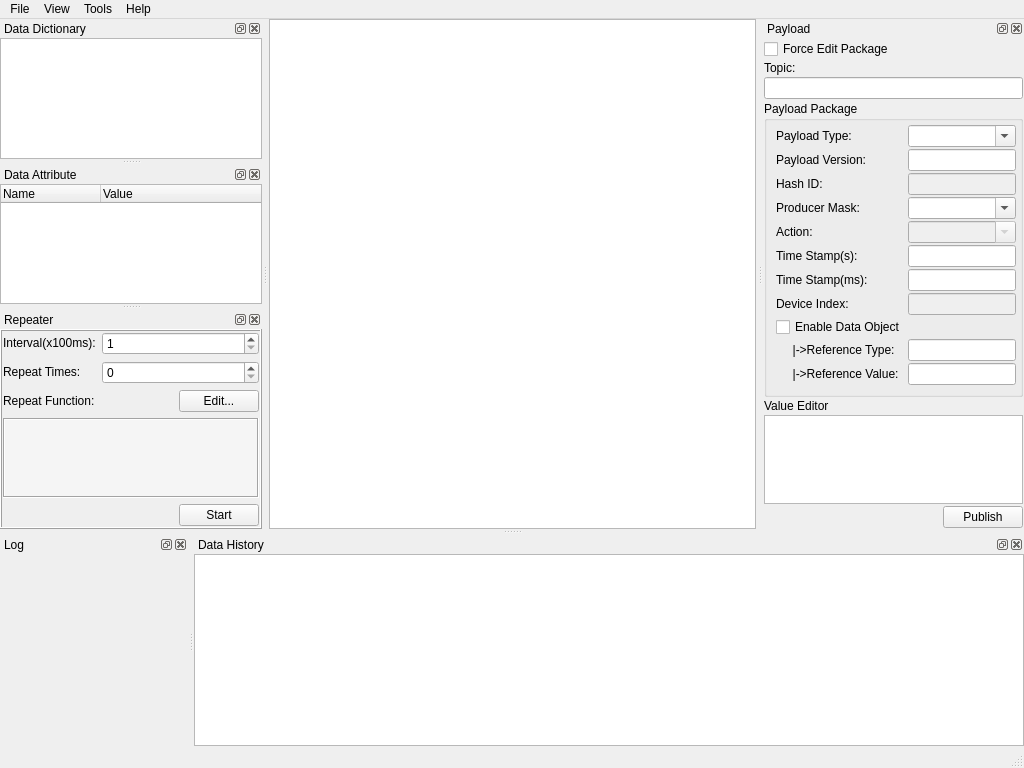
<?xml version="1.0" encoding="UTF-8"?>
<ui version="4.0">
 <class>MainWindow</class>
 <widget class="QMainWindow" name="MainWindow">
  <property name="geometry">
   <rect>
    <x>0</x>
    <y>0</y>
    <width>1024</width>
    <height>768</height>
   </rect>
  </property>
  <property name="windowTitle">
   <string>Simulator</string>
  </property>
  <property name="windowIcon">
   <iconset resource="UiResource.qrc">
    <normaloff>:/ico/ico/MainWindowIcon.ico</normaloff>:/ico/ico/MainWindowIcon.ico</iconset>
  </property>
  <property name="dockOptions">
   <set>QMainWindow::AllowTabbedDocks|QMainWindow::AnimatedDocks</set>
  </property>
  <widget class="QWidget" name="centralwidget">
   <layout class="QGridLayout" name="gridLayout_3">
    <property name="leftMargin">
     <number>1</number>
    </property>
    <property name="topMargin">
     <number>0</number>
    </property>
    <property name="rightMargin">
     <number>1</number>
    </property>
    <property name="bottomMargin">
     <number>0</number>
    </property>
    <item row="0" column="0">
     <widget class="QTableView" name="data_monitor_table_view">
      <property name="font">
       <font>
        <family>Consolas</family>
        <pointsize>9</pointsize>
       </font>
      </property>
      <property name="styleSheet">
       <string notr="true">alternate-background-color: rgb(249, 255, 247);
gridline-color: rgb(85, 170, 127);</string>
      </property>
      <property name="editTriggers">
       <set>QAbstractItemView::NoEditTriggers</set>
      </property>
      <property name="alternatingRowColors">
       <bool>true</bool>
      </property>
      <property name="selectionMode">
       <enum>QAbstractItemView::SingleSelection</enum>
      </property>
      <property name="selectionBehavior">
       <enum>QAbstractItemView::SelectRows</enum>
      </property>
      <property name="gridStyle">
       <enum>Qt::SolidLine</enum>
      </property>
      <attribute name="horizontalHeaderStretchLastSection">
       <bool>true</bool>
      </attribute>
     </widget>
    </item>
   </layout>
  </widget>
  <widget class="QMenuBar" name="menubar">
   <property name="geometry">
    <rect>
     <x>0</x>
     <y>0</y>
     <width>1024</width>
     <height>21</height>
    </rect>
   </property>
   <widget class="QMenu" name="menuFile">
    <property name="title">
     <string>File</string>
    </property>
    <addaction name="actionImport"/>
    <addaction name="separator"/>
    <addaction name="actionSettings"/>
    <addaction name="separator"/>
    <addaction name="actionConnect_Broker"/>
    <addaction name="separator"/>
    <addaction name="actionExit"/>
   </widget>
   <widget class="QMenu" name="menuView">
    <property name="title">
     <string>View</string>
    </property>
   </widget>
   <widget class="QMenu" name="menuHelp">
    <property name="title">
     <string>Help</string>
    </property>
    <addaction name="actionAbout"/>
   </widget>
   <widget class="QMenu" name="menuTools">
    <property name="title">
     <string>Tools</string>
    </property>
   </widget>
   <addaction name="menuFile"/>
   <addaction name="menuView"/>
   <addaction name="menuTools"/>
   <addaction name="menuHelp"/>
  </widget>
  <widget class="QStatusBar" name="statusbar"/>
  <widget class="QDockWidget" name="data_dictionary_dock_widget">
   <property name="features">
    <set>QDockWidget::AllDockWidgetFeatures</set>
   </property>
   <property name="windowTitle">
    <string>Data Dictionary</string>
   </property>
   <attribute name="dockWidgetArea">
    <number>1</number>
   </attribute>
   <widget class="QWidget" name="dockWidgetContents">
    <layout class="QGridLayout" name="gridLayout">
     <property name="leftMargin">
      <number>0</number>
     </property>
     <property name="topMargin">
      <number>0</number>
     </property>
     <property name="rightMargin">
      <number>0</number>
     </property>
     <property name="bottomMargin">
      <number>0</number>
     </property>
     <item row="0" column="0">
      <widget class="QTreeView" name="data_dictionary_tree_view">
       <property name="editTriggers">
        <set>QAbstractItemView::NoEditTriggers</set>
       </property>
       <property name="alternatingRowColors">
        <bool>true</bool>
       </property>
       <property name="sortingEnabled">
        <bool>true</bool>
       </property>
       <property name="animated">
        <bool>true</bool>
       </property>
       <attribute name="headerVisible">
        <bool>false</bool>
       </attribute>
      </widget>
     </item>
    </layout>
   </widget>
  </widget>
  <widget class="QDockWidget" name="log_dock_widget">
   <property name="features">
    <set>QDockWidget::AllDockWidgetFeatures</set>
   </property>
   <property name="windowTitle">
    <string>Log</string>
   </property>
   <attribute name="dockWidgetArea">
    <number>8</number>
   </attribute>
   <widget class="QWidget" name="dockWidgetContents_2">
    <layout class="QGridLayout" name="gridLayout_2">
     <property name="leftMargin">
      <number>0</number>
     </property>
     <property name="topMargin">
      <number>0</number>
     </property>
     <property name="rightMargin">
      <number>0</number>
     </property>
     <property name="bottomMargin">
      <number>0</number>
     </property>
    </layout>
   </widget>
  </widget>
  <widget class="QDockWidget" name="data_attribute_dock_widget">
   <property name="features">
    <set>QDockWidget::AllDockWidgetFeatures</set>
   </property>
   <property name="windowTitle">
    <string>Data Attribute</string>
   </property>
   <attribute name="dockWidgetArea">
    <number>1</number>
   </attribute>
   <widget class="QWidget" name="dockWidgetContents_3">
    <layout class="QGridLayout" name="gridLayout_4">
     <property name="leftMargin">
      <number>0</number>
     </property>
     <property name="topMargin">
      <number>0</number>
     </property>
     <property name="rightMargin">
      <number>0</number>
     </property>
     <property name="bottomMargin">
      <number>0</number>
     </property>
     <item row="0" column="0">
      <widget class="QTreeWidget" name="data_attribute_tree_widget">
       <property name="editTriggers">
        <set>QAbstractItemView::NoEditTriggers</set>
       </property>
       <property name="alternatingRowColors">
        <bool>true</bool>
       </property>
       <column>
        <property name="text">
         <string>Name</string>
        </property>
       </column>
       <column>
        <property name="text">
         <string>Value</string>
        </property>
       </column>
      </widget>
     </item>
    </layout>
   </widget>
  </widget>
  <widget class="QDockWidget" name="repeater_dock_widget">
   <property name="features">
    <set>QDockWidget::AllDockWidgetFeatures</set>
   </property>
   <property name="windowTitle">
    <string>Repeater</string>
   </property>
   <attribute name="dockWidgetArea">
    <number>1</number>
   </attribute>
   <widget class="QWidget" name="dockWidgetContents_6">
    <layout class="QGridLayout" name="gridLayout_8">
     <property name="leftMargin">
      <number>0</number>
     </property>
     <property name="topMargin">
      <number>0</number>
     </property>
     <property name="rightMargin">
      <number>0</number>
     </property>
     <property name="bottomMargin">
      <number>0</number>
     </property>
     <item row="0" column="0">
      <widget class="QFrame" name="frame">
       <property name="frameShape">
        <enum>QFrame::Box</enum>
       </property>
       <property name="frameShadow">
        <enum>QFrame::Raised</enum>
       </property>
       <layout class="QGridLayout" name="gridLayout_9">
        <property name="leftMargin">
         <number>1</number>
        </property>
        <property name="topMargin">
         <number>1</number>
        </property>
        <property name="rightMargin">
         <number>1</number>
        </property>
        <property name="bottomMargin">
         <number>1</number>
        </property>
        <item row="3" column="0" colspan="3">
         <widget class="QPlainTextEdit" name="user_function_plain_text_edit">
          <property name="sizePolicy">
           <sizepolicy hsizetype="Expanding" vsizetype="Expanding">
            <horstretch>0</horstretch>
            <verstretch>0</verstretch>
           </sizepolicy>
          </property>
          <property name="font">
           <font>
            <family>Courier New</family>
           </font>
          </property>
          <property name="styleSheet">
           <string notr="true">background-color: rgb(245, 245, 245);</string>
          </property>
          <property name="frameShape">
           <enum>QFrame::Box</enum>
          </property>
          <property name="lineWrapMode">
           <enum>QPlainTextEdit::NoWrap</enum>
          </property>
          <property name="readOnly">
           <bool>false</bool>
          </property>
          <property name="textInteractionFlags">
           <set>Qt::TextEditorInteraction</set>
          </property>
         </widget>
        </item>
        <item row="1" column="0">
         <widget class="QLabel" name="label_2">
          <property name="sizePolicy">
           <sizepolicy hsizetype="Fixed" vsizetype="Fixed">
            <horstretch>0</horstretch>
            <verstretch>0</verstretch>
           </sizepolicy>
          </property>
          <property name="text">
           <string>Repeat Times:</string>
          </property>
         </widget>
        </item>
        <item row="0" column="0">
         <widget class="QLabel" name="label">
          <property name="sizePolicy">
           <sizepolicy hsizetype="Fixed" vsizetype="Fixed">
            <horstretch>0</horstretch>
            <verstretch>0</verstretch>
           </sizepolicy>
          </property>
          <property name="text">
           <string>Interval(x100ms):</string>
          </property>
         </widget>
        </item>
        <item row="2" column="0">
         <widget class="QLabel" name="label_3">
          <property name="sizePolicy">
           <sizepolicy hsizetype="Fixed" vsizetype="Fixed">
            <horstretch>0</horstretch>
            <verstretch>0</verstretch>
           </sizepolicy>
          </property>
          <property name="text">
           <string>Repeat Function:</string>
          </property>
         </widget>
        </item>
        <item row="4" column="2">
         <widget class="QPushButton" name="repeater_push_button">
          <property name="sizePolicy">
           <sizepolicy hsizetype="Fixed" vsizetype="Fixed">
            <horstretch>0</horstretch>
            <verstretch>0</verstretch>
           </sizepolicy>
          </property>
          <property name="text">
           <string>Start</string>
          </property>
         </widget>
        </item>
        <item row="2" column="2">
         <widget class="QPushButton" name="edit_user_function_push_button">
          <property name="sizePolicy">
           <sizepolicy hsizetype="Fixed" vsizetype="Fixed">
            <horstretch>0</horstretch>
            <verstretch>0</verstretch>
           </sizepolicy>
          </property>
          <property name="text">
           <string>Edit...</string>
          </property>
         </widget>
        </item>
        <item row="4" column="1">
         <spacer name="horizontalSpacer">
          <property name="orientation">
           <enum>Qt::Horizontal</enum>
          </property>
          <property name="sizeHint" stdset="0">
           <size>
            <width>40</width>
            <height>20</height>
           </size>
          </property>
         </spacer>
        </item>
        <item row="1" column="1" colspan="2">
         <widget class="QSpinBox" name="repeate_times_spin_box">
          <property name="sizePolicy">
           <sizepolicy hsizetype="Expanding" vsizetype="Fixed">
            <horstretch>0</horstretch>
            <verstretch>0</verstretch>
           </sizepolicy>
          </property>
         </widget>
        </item>
        <item row="0" column="1" colspan="2">
         <widget class="QSpinBox" name="interval_spin_box">
          <property name="sizePolicy">
           <sizepolicy hsizetype="Expanding" vsizetype="Fixed">
            <horstretch>0</horstretch>
            <verstretch>0</verstretch>
           </sizepolicy>
          </property>
          <property name="minimum">
           <number>1</number>
          </property>
          <property name="maximum">
           <number>100</number>
          </property>
          <property name="value">
           <number>1</number>
          </property>
         </widget>
        </item>
       </layout>
      </widget>
     </item>
    </layout>
   </widget>
  </widget>
  <widget class="QDockWidget" name="data_history_dock_widget">
   <property name="features">
    <set>QDockWidget::AllDockWidgetFeatures</set>
   </property>
   <property name="windowTitle">
    <string>Data History</string>
   </property>
   <attribute name="dockWidgetArea">
    <number>8</number>
   </attribute>
   <widget class="QWidget" name="dockWidgetContents_7">
    <layout class="QGridLayout" name="gridLayout_7">
     <property name="leftMargin">
      <number>0</number>
     </property>
     <property name="topMargin">
      <number>0</number>
     </property>
     <property name="rightMargin">
      <number>0</number>
     </property>
     <property name="bottomMargin">
      <number>0</number>
     </property>
     <item row="0" column="0">
      <widget class="QTreeView" name="history_data_display_tree_view">
       <property name="alternatingRowColors">
        <bool>true</bool>
       </property>
       <property name="selectionMode">
        <enum>QAbstractItemView::NoSelection</enum>
       </property>
       <property name="animated">
        <bool>true</bool>
       </property>
       <property name="allColumnsShowFocus">
        <bool>true</bool>
       </property>
      </widget>
     </item>
    </layout>
   </widget>
  </widget>
  <widget class="QDockWidget" name="payload_dock_widget">
   <property name="features">
    <set>QDockWidget::AllDockWidgetFeatures</set>
   </property>
   <property name="windowTitle">
    <string>Payload</string>
   </property>
   <attribute name="dockWidgetArea">
    <number>2</number>
   </attribute>
   <widget class="QWidget" name="dockWidgetContents_8">
    <layout class="QGridLayout" name="gridLayout_6">
     <property name="leftMargin">
      <number>1</number>
     </property>
     <property name="topMargin">
      <number>1</number>
     </property>
     <property name="rightMargin">
      <number>1</number>
     </property>
     <property name="bottomMargin">
      <number>1</number>
     </property>
     <property name="verticalSpacing">
      <number>2</number>
     </property>
     <item row="3" column="0" colspan="2">
      <widget class="QGroupBox" name="groupBox">
       <property name="title">
        <string>Payload Package</string>
       </property>
       <layout class="QGridLayout" name="gridLayout_5">
        <property name="topMargin">
         <number>4</number>
        </property>
        <property name="rightMargin">
         <number>4</number>
        </property>
        <property name="spacing">
         <number>2</number>
        </property>
        <item row="10" column="0">
         <widget class="QLabel" name="reference_type_label">
          <property name="text">
           <string>     |-&gt;Reference Type:</string>
          </property>
         </widget>
        </item>
        <item row="0" column="0">
         <widget class="QLabel" name="label_5">
          <property name="text">
           <string>Payload Type:</string>
          </property>
         </widget>
        </item>
        <item row="3" column="1">
         <widget class="QComboBox" name="producer_mask_combo_box">
          <property name="editable">
           <bool>true</bool>
          </property>
          <property name="insertPolicy">
           <enum>QComboBox::NoInsert</enum>
          </property>
         </widget>
        </item>
        <item row="1" column="0">
         <widget class="QLabel" name="label_6">
          <property name="text">
           <string>Payload Version:</string>
          </property>
         </widget>
        </item>
        <item row="3" column="0">
         <widget class="QLabel" name="label_8">
          <property name="text">
           <string>Producer Mask:</string>
          </property>
         </widget>
        </item>
        <item row="6" column="0">
         <widget class="QLabel" name="label_11">
          <property name="text">
           <string>Time Stamp(ms):</string>
          </property>
         </widget>
        </item>
        <item row="7" column="0">
         <widget class="QLabel" name="label_12">
          <property name="text">
           <string>Device Index:</string>
          </property>
         </widget>
        </item>
        <item row="5" column="0">
         <widget class="QLabel" name="label_10">
          <property name="text">
           <string>Time Stamp(s):</string>
          </property>
         </widget>
        </item>
        <item row="2" column="0">
         <widget class="QLabel" name="label_7">
          <property name="text">
           <string>Hash ID:</string>
          </property>
         </widget>
        </item>
        <item row="2" column="1">
         <widget class="QLineEdit" name="hash_id_line_edit">
          <property name="enabled">
           <bool>false</bool>
          </property>
         </widget>
        </item>
        <item row="1" column="1">
         <widget class="QLineEdit" name="payoad_version_line_edit"/>
        </item>
        <item row="0" column="1">
         <widget class="QComboBox" name="payload_type_combo_box">
          <property name="editable">
           <bool>true</bool>
          </property>
          <property name="insertPolicy">
           <enum>QComboBox::NoInsert</enum>
          </property>
         </widget>
        </item>
        <item row="11" column="0">
         <widget class="QLabel" name="reference_value_label">
          <property name="text">
           <string>     |-&gt;Reference Value:</string>
          </property>
         </widget>
        </item>
        <item row="4" column="0">
         <widget class="QLabel" name="label_9">
          <property name="text">
           <string>Action:</string>
          </property>
         </widget>
        </item>
        <item row="8" column="0">
         <widget class="QCheckBox" name="enable_data_object_check_box">
          <property name="text">
           <string>Enable Data Object</string>
          </property>
         </widget>
        </item>
        <item row="4" column="1">
         <widget class="QComboBox" name="action_combo_box">
          <property name="enabled">
           <bool>false</bool>
          </property>
          <property name="editable">
           <bool>true</bool>
          </property>
          <property name="insertPolicy">
           <enum>QComboBox::NoInsert</enum>
          </property>
         </widget>
        </item>
        <item row="5" column="1">
         <widget class="QLineEdit" name="time_stamp_s_line_edit"/>
        </item>
        <item row="6" column="1">
         <widget class="QLineEdit" name="time_stamp_ms_line_edit"/>
        </item>
        <item row="7" column="1">
         <widget class="QLineEdit" name="device_index_line_edit">
          <property name="enabled">
           <bool>false</bool>
          </property>
         </widget>
        </item>
        <item row="10" column="1">
         <widget class="QLineEdit" name="reference_type_line_edit">
          <property name="enabled">
           <bool>true</bool>
          </property>
         </widget>
        </item>
        <item row="11" column="1">
         <widget class="QLineEdit" name="reference_value_line_edit">
          <property name="enabled">
           <bool>true</bool>
          </property>
         </widget>
        </item>
       </layout>
      </widget>
     </item>
     <item row="6" column="1">
      <widget class="QPushButton" name="publish_push_button">
       <property name="sizePolicy">
        <sizepolicy hsizetype="Fixed" vsizetype="Fixed">
         <horstretch>0</horstretch>
         <verstretch>0</verstretch>
        </sizepolicy>
       </property>
       <property name="text">
        <string>Publish</string>
       </property>
      </widget>
     </item>
     <item row="4" column="0">
      <widget class="QLabel" name="label_4">
       <property name="text">
        <string>Value Editor</string>
       </property>
      </widget>
     </item>
     <item row="5" column="0" colspan="2">
      <widget class="QTreeView" name="value_editor_tree_view">
       <property name="alternatingRowColors">
        <bool>true</bool>
       </property>
       <property name="selectionMode">
        <enum>QAbstractItemView::SingleSelection</enum>
       </property>
       <property name="selectionBehavior">
        <enum>QAbstractItemView::SelectItems</enum>
       </property>
       <property name="indentation">
        <number>10</number>
       </property>
       <property name="allColumnsShowFocus">
        <bool>true</bool>
       </property>
      </widget>
     </item>
     <item row="6" column="0">
      <spacer name="horizontalSpacer_2">
       <property name="orientation">
        <enum>Qt::Horizontal</enum>
       </property>
       <property name="sizeHint" stdset="0">
        <size>
         <width>40</width>
         <height>20</height>
        </size>
       </property>
      </spacer>
     </item>
     <item row="1" column="0">
      <widget class="QLabel" name="label_13">
       <property name="sizePolicy">
        <sizepolicy hsizetype="Preferred" vsizetype="Fixed">
         <horstretch>0</horstretch>
         <verstretch>0</verstretch>
        </sizepolicy>
       </property>
       <property name="text">
        <string>Topic:</string>
       </property>
      </widget>
     </item>
     <item row="2" column="0" colspan="2">
      <widget class="QLineEdit" name="topic_line_edit">
       <property name="enabled">
        <bool>true</bool>
       </property>
       <property name="text">
        <string/>
       </property>
       <property name="readOnly">
        <bool>true</bool>
       </property>
      </widget>
     </item>
     <item row="0" column="0">
      <widget class="QCheckBox" name="force_edit_package_check_box">
       <property name="text">
        <string>Force Edit Package</string>
       </property>
      </widget>
     </item>
    </layout>
   </widget>
  </widget>
  <action name="actionImport">
   <property name="text">
    <string>Import</string>
   </property>
  </action>
  <action name="actionExit">
   <property name="text">
    <string>Exit</string>
   </property>
  </action>
  <action name="actionAbout">
   <property name="text">
    <string>About...</string>
   </property>
  </action>
  <action name="actionSettings">
   <property name="text">
    <string>Settings...</string>
   </property>
  </action>
  <action name="actionConnect_Broker">
   <property name="checkable">
    <bool>true</bool>
   </property>
   <property name="text">
    <string>Connect Broker</string>
   </property>
  </action>
 </widget>
 <resources>
  <include location="UiResource.qrc"/>
 </resources>
 <connections/>
</ui>
